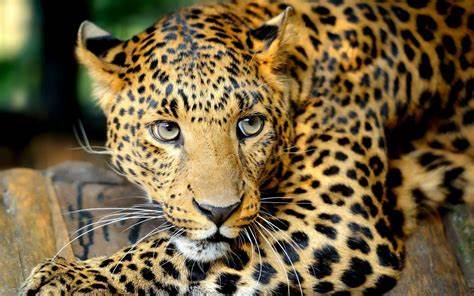
#> input picture img1.jpg, 474 x 296 px, found by its file name
$ python resizeimg.py
#> lines starting #> are read from the running program, lines starting #| are printed output that depends on the picture
# Importing Image class from PIL module
from PIL import Image

# Opens a image in RGB mode
im = Image.open(r"C:\VSCode\Images\img1.jpg")
#> im is the input picture: PIL image 474x296 RGB; mean R, G, B 114, 96.2, 64.3

# Size of the image in pixels (size of original image)
# (This is not mandatory)
width, height = im.size
#> width = 474; height = 296

# Setting the points for cropped image
left = 4
top = height / 5
#> top = 59.2
right = 154
bottom = 3 * height / 5
#> bottom = 177.6

# Cropped image of above dimension
# (It will not change original image)
im1 = im.crop((left, top, right, bottom))
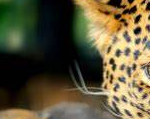
#> im1: PIL image 150x119 RGB; mean R, G, B 94, 86.5, 58.6
newsize = (300, 300)
im1 = im1.resize(newsize)
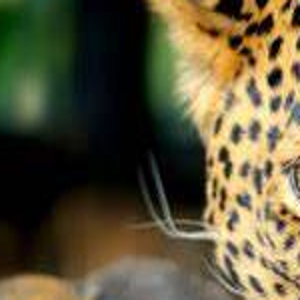
#> im1: PIL image 300x300 RGB; mean R, G, B 94, 86.5, 58.6
# Shows the image in image viewer
im1.show()

$ run again, with img0.jpg copied over img1.jpg
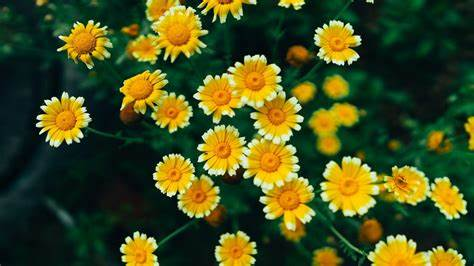
#> input picture img0.jpg, 474 x 266 px, found by its file name
#> im is the input picture: PIL image 474x266 RGB; mean R, G, B 68.6, 78.6, 30.2
#> `im1 = im.crop((left, top, right, bottom))`:
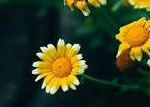
#> im1: PIL image 150x107 RGB; mean R, G, B 51.9, 61.3, 30.5
#> `im1 = im1.resize(newsize)`:
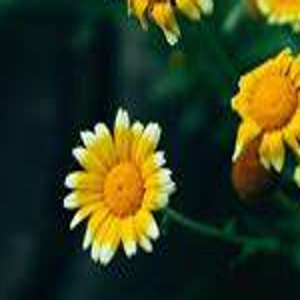
#> im1: PIL image 300x300 RGB; mean R, G, B 51.9, 61.3, 30.5

$ run again, with img2.jpg copied over img1.jpg
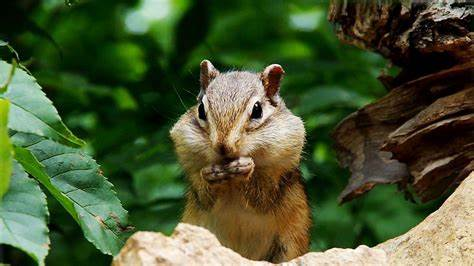
#> input picture img2.jpg, 474 x 266 px, found by its file name
#> im is the input picture: PIL image 474x266 RGB; mean R, G, B 72.7, 86.4, 50
#> `im1 = im.crop((left, top, right, bottom))`:
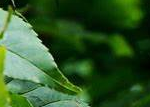
#> im1: PIL image 150x107 RGB; mean R, G, B 48.1, 86.2, 40.3
#> `im1 = im1.resize(newsize)`:
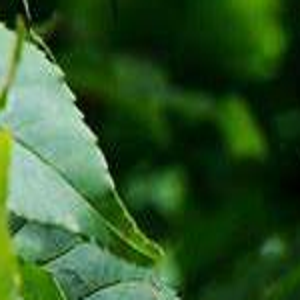
#> im1: PIL image 300x300 RGB; mean R, G, B 48.1, 86.2, 40.4

$ run again, with img3.jpg copied over img1.jpg
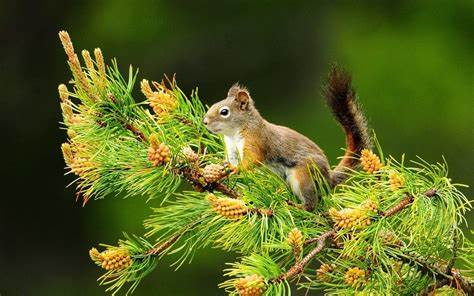
#> input picture img3.jpg, 474 x 296 px, found by its file name
#> im is the input picture: PIL image 474x296 RGB; mean R, G, B 86.6, 97.6, 32.3
#> `im1 = im.crop((left, top, right, bottom))`:
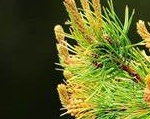
#> im1: PIL image 150x119 RGB; mean R, G, B 93.5, 99.4, 36.3
#> `im1 = im1.resize(newsize)`:
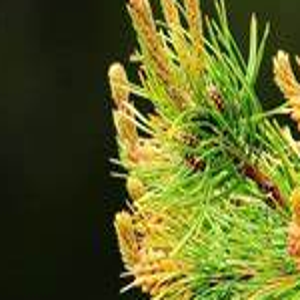
#> im1: PIL image 300x300 RGB; mean R, G, B 93.5, 99.4, 36.5
